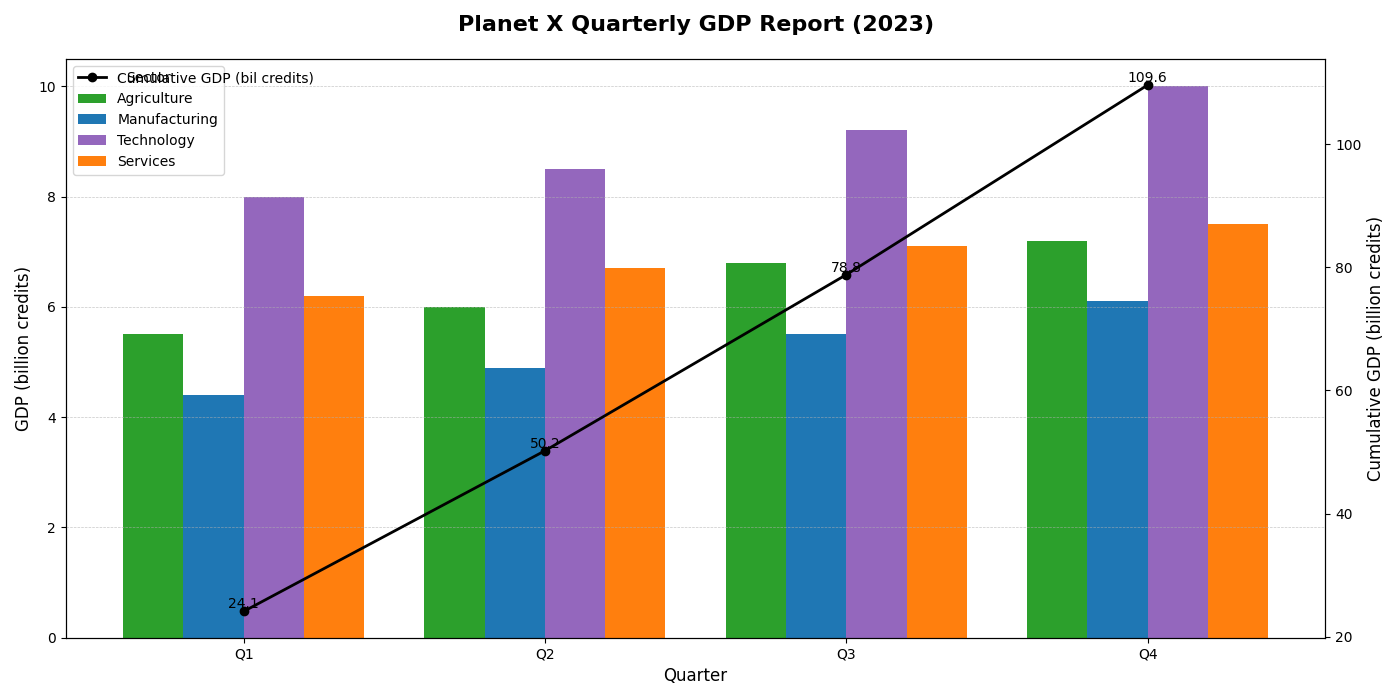

Reproduce this figure in Python.
import matplotlib.pyplot as plt
import numpy as np

# Backstory: The Planet X Quarterly GDP Report (2023)
# In this fictional setting, we analyze the GDP growth from different sectors on a newly discovered planet, Planet X, over the four quarters of the year 2023.

# Data: Quarters and GDP values in billion Planet X credits
quarters = ['Q1', 'Q2', 'Q3', 'Q4']
agriculture_gdp = [5.5, 6.0, 6.8, 7.2]  # in billion credits
manufacturing_gdp = [4.4, 4.9, 5.5, 6.1]
technology_gdp = [8.0, 8.5, 9.2, 10.0]
services_gdp = [6.2, 6.7, 7.1, 7.5]

# Cumulative GDP calculation
cumulative_gdp = np.cumsum([sum(x) for x in zip(agriculture_gdp, manufacturing_gdp, technology_gdp, services_gdp)])

# Set up the figure and axis
fig, ax1 = plt.subplots(figsize=(14, 7))

# Bar widths
width = 0.2

# Bar positions
x_indices = np.arange(len(quarters))

# Plotting individual bars for each sector
ax1.bar(x_indices - width*1.5, agriculture_gdp, width=width, label='Agriculture', color='tab:green')
ax1.bar(x_indices - width/2, manufacturing_gdp, width=width, label='Manufacturing', color='tab:blue')
ax1.bar(x_indices + width/2, technology_gdp, width=width, label='Technology', color='tab:purple')
ax1.bar(x_indices + width*1.5, services_gdp, width=width, label='Services', color='tab:orange')

# Titles and labels
ax1.set_title('Planet X Quarterly GDP Report (2023)', fontsize=16, fontweight='bold', pad=20)
ax1.set_xlabel('Quarter', fontsize=12)
ax1.set_ylabel('GDP (billion credits)', fontsize=12)
ax1.set_xticks(x_indices)
ax1.set_xticklabels(quarters)
ax1.legend(title='Sector', fontsize=10)
ax1.grid(axis='y', linestyle='--', linewidth=0.5, alpha=0.7)

# Cumulative GDP Plot
ax2 = ax1.twinx()
ax2.plot(x_indices, cumulative_gdp, color='black', marker='o', linestyle='-', linewidth=2, label='Cumulative GDP (bil credits)')
ax2.set_ylabel('Cumulative GDP (billion credits)', fontsize=12, color='black')
ax2.legend(loc='upper left', fontsize=10, frameon=False)

# Annotate the cumulative GDP plot
for i, val in enumerate(cumulative_gdp):
    ax2.text(i, val, f'{val:.1f}', color='black', fontsize=10, ha='center', va='bottom')

# Ensure the layout is tight and avoids overlap
plt.tight_layout()

# Display the plot
plt.show()
